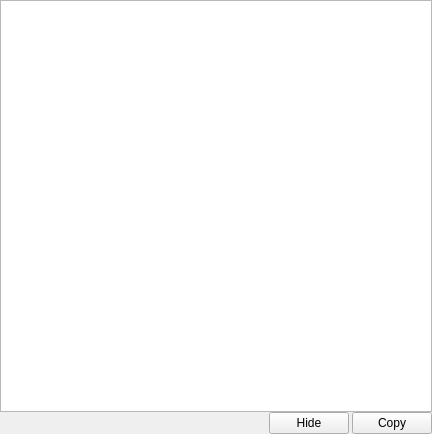
<?xml version="1.0" encoding="UTF-8"?>
<ui version="4.0">
 <class>Ass2text</class>
 <widget class="QWidget" name="Ass2text">
  <property name="geometry">
   <rect>
    <x>0</x>
    <y>0</y>
    <width>432</width>
    <height>434</height>
   </rect>
  </property>
  <property name="windowTitle">
   <string>Form</string>
  </property>
  <layout class="QVBoxLayout" name="verticalLayout_2">
   <property name="spacing">
    <number>0</number>
   </property>
   <property name="leftMargin">
    <number>0</number>
   </property>
   <property name="topMargin">
    <number>0</number>
   </property>
   <property name="rightMargin">
    <number>0</number>
   </property>
   <property name="bottomMargin">
    <number>0</number>
   </property>
   <item>
    <layout class="QVBoxLayout" name="verticalLayout">
     <property name="spacing">
      <number>0</number>
     </property>
     <item>
      <widget class="QTextEdit" name="textEdit">
       <property name="acceptDrops">
        <bool>false</bool>
       </property>
      </widget>
     </item>
     <item>
      <layout class="QHBoxLayout" name="horizontalLayout">
       <property name="spacing">
        <number>3</number>
       </property>
       <item>
        <spacer name="horizontalSpacer">
         <property name="orientation">
          <enum>Qt::Horizontal</enum>
         </property>
         <property name="sizeHint" stdset="0">
          <size>
           <width>40</width>
           <height>20</height>
          </size>
         </property>
        </spacer>
       </item>
       <item>
        <widget class="QPushButton" name="hideBt">
         <property name="text">
          <string>Hide</string>
         </property>
        </widget>
       </item>
       <item>
        <widget class="QPushButton" name="copyBt">
         <property name="text">
          <string>Copy</string>
         </property>
        </widget>
       </item>
      </layout>
     </item>
    </layout>
   </item>
  </layout>
 </widget>
 <resources/>
 <connections/>
</ui>
